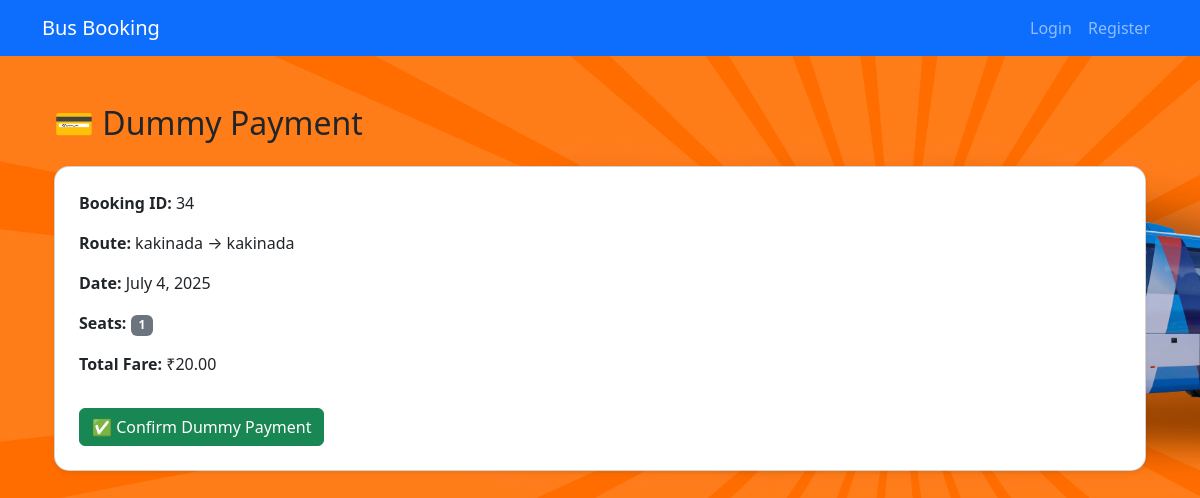
/payment/34/, run on the app's committed database.
### core/models.py (models this page shows, shortened)
class Booking(models.Model):
    user = models.ForeignKey(User, on_delete=models.CASCADE)
    route = models.ForeignKey(Route, on_delete=models.CASCADE)
    seat = models.ManyToManyField(Seat)
    booked_on = models.DateTimeField(auto_now_add=True)
    is_cancelled = models.BooleanField(default=False)
    is_paid = models.BooleanField(default=False)

class Route(models.Model):
    bus = models.ForeignKey(Bus, on_delete=models.CASCADE)
    from_city = models.ForeignKey(City, related_name='route_from', on_delete=models.CASCADE)
    to_city = models.ForeignKey(City, related_name='route_to', on_delete=models.CASCADE)
    date = models.DateField()
    time = models.TimeField()
    price = models.DecimalField(max_digits=10, decimal_places=2)

class City(models.Model):
    name = models.CharField(max_length=100)
    def __str__(self):
        return self.name

class Seat(models.Model):
    route = models.ForeignKey(Route, on_delete=models.CASCADE)
    seat_number = models.IntegerField()
    is_booked = models.BooleanField(default=False)

### core/views.py (the view)
# urls.py: path('payment/<int:booking_id>/', views.dummy_payment, name='payment'),
@csrf_exempt
def dummy_payment(request, booking_id):
    booking = get_object_or_404(Booking, id=booking_id)
    total_fare = booking.seat.count() * booking.route.price
    if request.method == "POST":
        booking.is_paid = True
        booking.save()
        return redirect('payment_success', booking_id=booking.id)
    return render(request, 'payment.html', {
        'booking': booking,
        'total_fare': total_fare,
    })

### core/templates/payment.html (shortened to what this page needs)
{% extends 'base.html' %}
{% block content %}
<div class="container mt-5">
  <h2 class="mb-4">💳 Dummy Payment</h2>
  <div class="card p-4 shadow-sm">
    <p><strong>Booking ID:</strong> {{ booking.id }}</p>
    <p><strong>Route:</strong> {{ booking.route.from_city }} → {{ booking.route.to_city }}</p>
    <p><strong>Date:</strong> {{ booking.route.date }}</p>
    <p><strong>Seats:</strong>
      {% for seat in booking.seat.all %}
        <span class="badge bg-secondary">{{ seat.seat_number }}</span>
      {% endfor %}
    </p>
    <p><strong>Total Fare:</strong> ₹{{ total_fare }}</p>
    <form method="post">
      <button class="btn btn-success mt-3">
        ✅ Confirm Dummy Payment
      </button>
    </form>
  </div>
</div>
{% endblock %}

### data on the page
Booking: id "34", route.from_city "kakinada", route.to_city "kakinada", route "July 4, 2025"
Seat: seat_number "1"

### other printed values
{{ total_fare }} "20.00"
